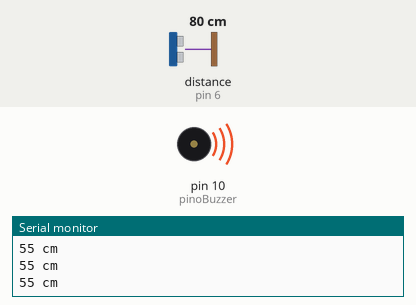
This sketch was run on a simulated Arduino Uno, built with avr-gcc and run on an emulated ATmega328P. On the bench: buzzer (waves = sounding), the last lines printed to the serial monitor. Wiring (inferred from the names in the program): ultrasonic range finder: trigger pin 7; echo pin 6. The test bench sets the inputs (shaded band); at power-on: distance to the obstacle (sensor on pin 6) 80 cm. The echo pulse lasts 58.3 µs per cm.

Above: at 1.3 s.
1.4 s: distance to the obstacle (sensor on pin 6) set to 49 cm
3.2 s: distance to the obstacle (sensor on pin 6) set to 40 cm
At 5.0 s:
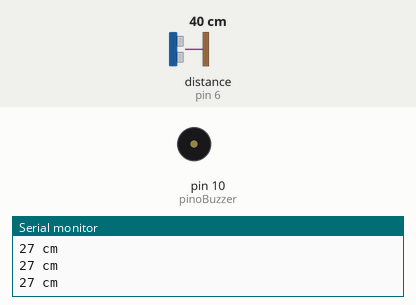
5.5 s: distance to the obstacle (sensor on pin 6) set to 60 cm
At 7.0 s:
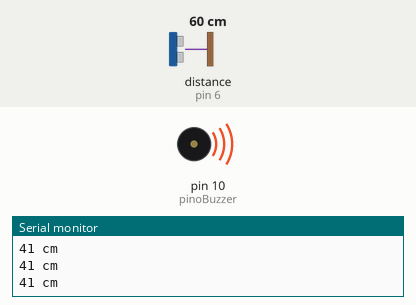
7.5 s: distance to the obstacle (sensor on pin 6) set to 2 cm
At 9.0 s:
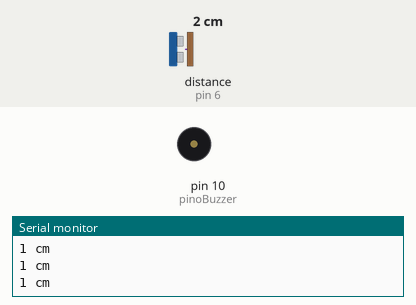
Timing chart, 0 to 10.5 s (numbered marks = the images above; inputs shaded):
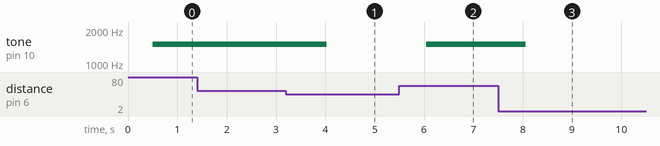

Measured:
- the behaviour switches between 45 and 44 cm on distance to the obstacle (sensor on pin 6) (found by bisection; images 0 and 1)
- after the input at 3.2 s, tone on pin 10 (pinoBuzzer): 1500 Hz → silent after 0.83 s
- after the input at 5.5 s, tone on pin 10 (pinoBuzzer): silent → 1500 Hz after 0.55 s
- after the input at 7.5 s, tone on pin 10 (pinoBuzzer): 1500 Hz → silent after 0.56 s

The sketch:

sensorUltrabuzzer.ino
```cpp
//#include <Ultrasonic.h>

const int echoPin = 6; //PINO DIGITAL UTILIZADO PELO HC-SR04 ECHO(RECEBE)
const int trigPin = 7; //PINO DIGITAL UTILIZADO PELO HC-SR04 TRIG(ENVIA)

const int pinoBuzzer = 10; //PINO DIGITAL EM QUE O BUZZER ESTÁ CONECTADO

//Ultrasonic ultrasonic(trigPin,echoPin); //INICIALIZANDO OS PINOS
//long microsec = 0;
//float distanciaCM = 0;

void setup(){
  Serial.begin(9600);
  pinMode(echoPin, INPUT); //DEFINE O PINO COMO ENTRADA (RECEBE)
  pinMode(trigPin, OUTPUT); //DEFINE O PINO COMO SAÍDA (ENVIA)
  pinMode(pinoBuzzer, OUTPUT); //DECLARA O PINO COMO SENDO SAÍDA
}
void loop(){
  //microsec = ultrasonic.timing();
  //distanciaCM = ultrasonic.convert(microsec, Ultrasonic::CM);

  int duracao;
  int distancia;
  float velocidade = 0.024;
  digitalWrite(trigPin, HIGH);
  delayMicroseconds(10);
  digitalWrite(trigPin, LOW);
  delayMicroseconds(10);

  duracao = pulseIn(echoPin, HIGH);
  duracao = duracao/2;

  distancia = duracao * velocidade;

  //ledDistancia();
  Serial.print(distancia);
  Serial.println(" cm");
  delay(500);


  if(distancia > 30){
    tone(pinoBuzzer, 1500);//ACIONA O BUZZER
  }
  else{
    noTone(pinoBuzzer);
  }
}

// void ledDistancia() {
//   noTone(pinoBuzzer);
//   delay(500);
//   if (distanciaCM <= 30){
//     tone(pinoBuzzer,1500);//ACIONA O BUZZER
//   }
//   if (distanciaCM >= 70 && distanciaCM < 150){
//     tone(pinoBuzzer,1500);//ACIONA O BUZZER
//   }
//   else{//SENÃO, FAZ
//     noTone(pinoBuzzer);//BUZZER PERMANECE DESLIGADO
//   }
// }
```
